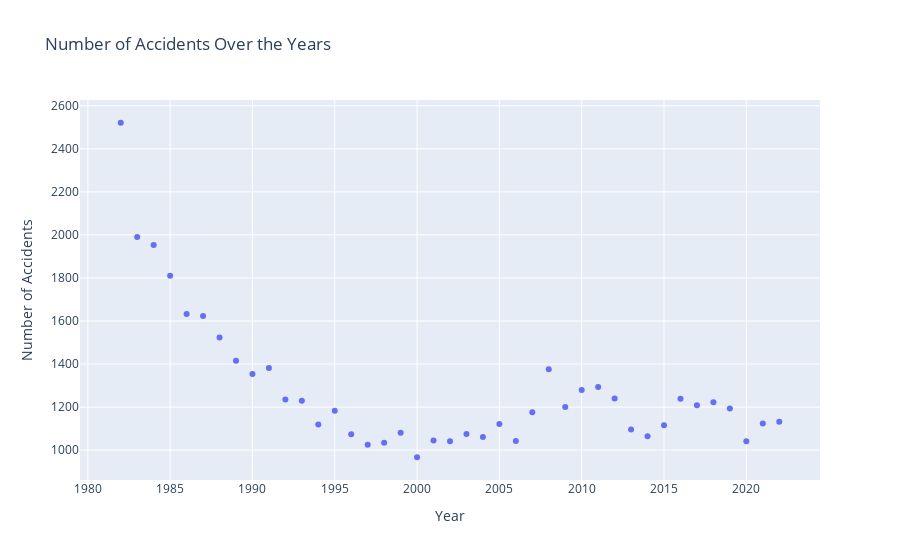

The notebook cell saved with this chart:
### Markdown cell above
## Accidents over the years

### Code cell
# Group by year and count the number of accidents
accidents_per_year = df.groupby('Year').size().reset_index(name='Accident Count')

# Filter out any rows with NaN years if any
accidents_per_year = accidents_per_year.dropna()

# create a scatter plot of accidents over the years
fig = px.scatter(accidents_per_year, x='Year', y='Accident Count',
                 labels={'Year': 'Year', 'Accident Count': 'Number of Accidents'},
                 title='Number of Accidents Over the Years')

fig.show()

### Figure 1 — Plotly figure (JSON) as saved in the notebook; plotly's stock layout.template omitted (floating-point values rounded to 4 significant figures)
{"data": [{"hovertemplate": "Year=%{x}<br>Number of Accidents=%{y}<extra></extra>", "legendgroup": "", "marker": {"color": "#636efa", "symbol": "circle"}, "mode": "markers", "name": "", "orientation": "v", "showlegend": false, "type": "scatter", "x": [1982, 1983, 1984, 1985, 1986, 1987, 1988, 1989, 1990, 1991, 1992, 1993, 1994, 1995, 1996, 1997, 1998, 1999, 2000, 2001, 2002, 2003, 2004, 2005, 2006, 2007, 2008, 2009, 2010, 2011, 2012, 2013, 2014, 2015, 2016, 2017, 2018, 2019, 2020, 2021, 2022], "xaxis": "x", "y": [2521, 1990, 1953, 1810, 1633, 1623, 1523, 1415, 1354, 1382, 1235, 1229, 1119, 1183, 1074, 1025, 1034, 1081, 967, 1045, 1041, 1075, 1061, 1122, 1042, 1176, 1376, 1200, 1280, 1293, 1240, 1096, 1065, 1116, 1239, 1209, 1223, 1194, 1041, 1124, 1132], "yaxis": "y"}], "layout": {"legend": {"tracegroupgap": 0}, "title": {"text": "Number of Accidents Over the Years"}, "xaxis": {"anchor": "y", "domain": [0, 1], "title": {"text": "Year"}}, "yaxis": {"anchor": "x", "domain": [0, 1], "title": {"text": "Number of Accidents"}}}}
